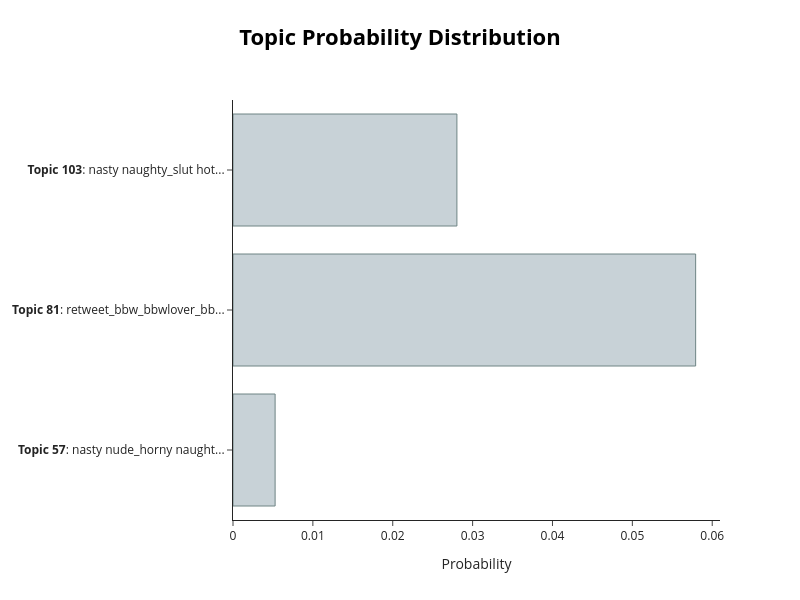

The notebook cell saved with this chart:
### Markdown cell above
#### 5.2.4 Visualise Topic Probabilities

### Code cell
topic_model.visualize_distribution(probs[200], min_probability=0.005)

### Figure 1 — Plotly figure (JSON) as saved in the notebook; plotly's stock layout.template omitted (floating-point values rounded to 4 significant figures)
{"data": [{"marker": {"color": "#C8D2D7", "line": {"color": "#6E8484", "width": 1}}, "orientation": "h", "x": [0.005272, 0.05792, 0.02804], "y": ["<b>Topic 57</b>: nasty nude_horny naught...", "<b>Topic 81</b>: retweet_bbw_bbwlover_bb...", "<b>Topic 103</b>: nasty naughty_slut hot..."], "type": "bar"}], "layout": {"title": {"font": {"size": 22, "color": "Black"}, "text": "<b>Topic Probability Distribution</b>", "y": 0.95, "x": 0.5, "xanchor": "center", "yanchor": "top"}, "hoverlabel": {"font": {"size": 16, "family": "Rockwell"}, "bgcolor": "white"}, "xaxis": {"title": {"text": "Probability"}}, "width": 800, "height": 600}}
